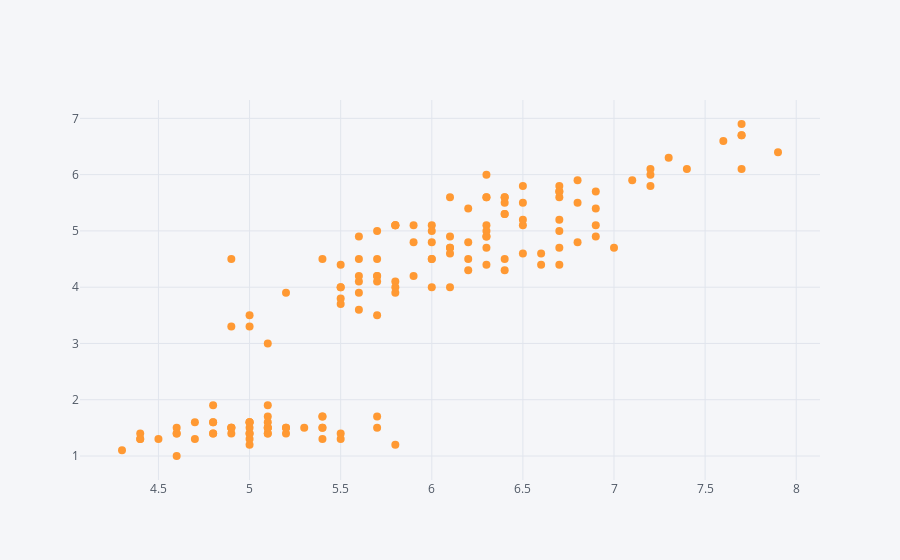

The code cell stored with this chart in its notebook:
### Code cell
df.iplot(kind="scatter",x="SepalLengthCm",y="PetalLengthCm", mode="markers",size=8)

### Figure 1 — Plotly figure (JSON) as saved in the notebook; plotly's stock layout.template omitted (floating-point values rounded to 4 significant figures; data arrays with more than 128 entries replaced by an {"elided": "..."} marker saying what was removed)
{"data": [{"line": {"color": "rgba(255, 153, 51, 1.0)", "dash": "solid", "shape": "linear", "width": 1.3}, "marker": {"size": 8, "symbol": "circle"}, "mode": "markers", "name": "PetalLengthCm", "text": "", "type": "scatter", "x": {"elided": "150 float values"}, "y": {"elided": "150 float values"}}], "layout": {"legend": {"bgcolor": "#F5F6F9", "font": {"color": "#4D5663"}}, "paper_bgcolor": "#F5F6F9", "plot_bgcolor": "#F5F6F9", "title": {"font": {"color": "#4D5663"}}, "xaxis": {"gridcolor": "#E1E5ED", "showgrid": true, "tickfont": {"color": "#4D5663"}, "title": {"font": {"color": "#4D5663"}, "text": ""}, "zerolinecolor": "#E1E5ED"}, "yaxis": {"gridcolor": "#E1E5ED", "showgrid": true, "tickfont": {"color": "#4D5663"}, "title": {"font": {"color": "#4D5663"}, "text": ""}, "zerolinecolor": "#E1E5ED"}}}
